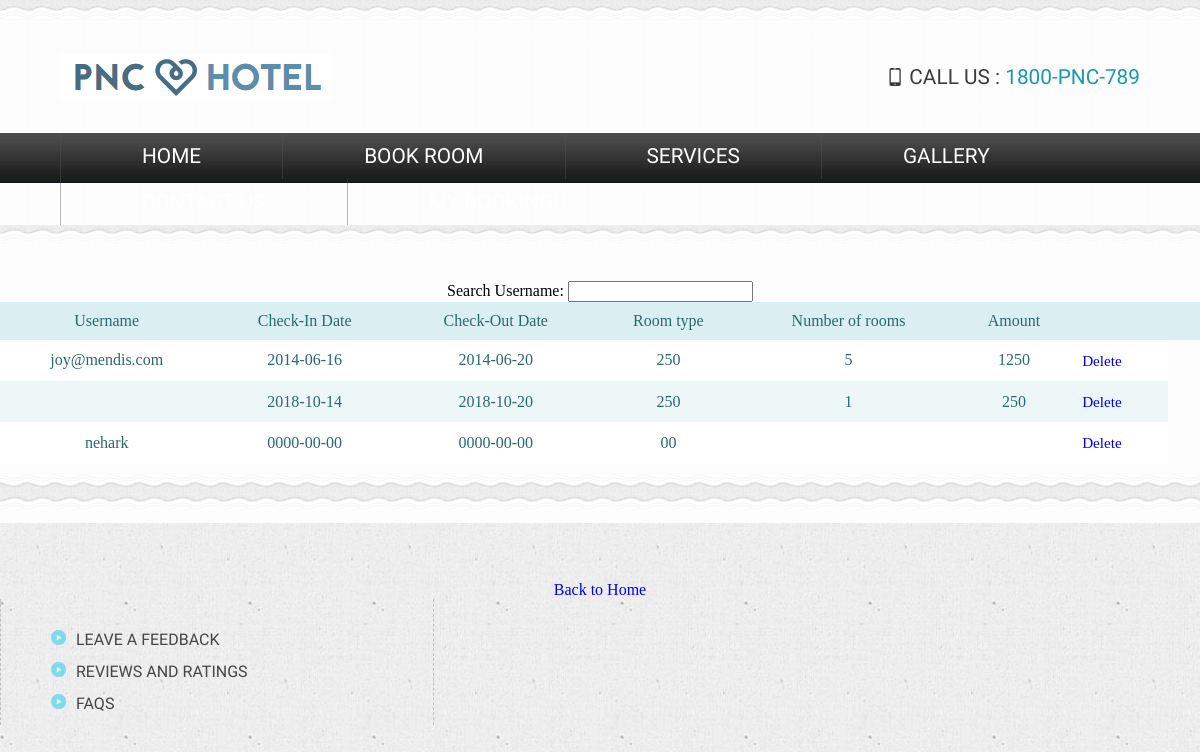
Page /adminlogin.php on the committed database.
### tables this page shows
CREATE TABLE `roomdetail` (
  `id` int(11) NOT NULL,
  `username` varchar(50) NOT NULL,
  `checkin_date` date NOT NULL,
  `checkout_date` date NOT NULL,
  `room_type` varchar(50) NOT NULL,
  `no_of_room` varchar(50) NOT NULL,
  `amount` varchar(50) NOT NULL
);

### adminlogin.php (the view, shortened to what this page needs)
<!DOCTYPE html>
<html>
<head>
		<link href="css/style.css" rel="stylesheet" type="text/css"  media="all" />
		<link rel="stylesheet" href="css/responsiveslides.css">
</head>
<body>
<div class="header">
				<div class="content-box">
				<div class="wrap">
					<div class="header-top">
						<div class="logo">
							<a href="home.php"><img src="images/logo2.png" title="logo" /></a>
						</div>
						<div class="contact-info">
						<p><br></p>
							<p class="phone">Call us : <a>1800-PNC-789</a></p>
						</div>
					</div>
				</div>
				<div class="header-top-nav">
					<div class="wrap">
						<ul>
							<li><a href="home.php">Home</a></li>
							<?php if( $_SESSION['username'] == 'admin') {  ?>
							<li><a href="view.php">User Records</a></li>
							<?php } else { ?>
							<li><a href="registration.php">Book Room</a></li>
							<?php } ?>
							<?php if( $_SESSION['username'] == 'admin') {  ?>
							<li><a class="active" href="adminlogin.php">User Bookings</a></li>
							<?php } else { ?>
							<li><a href="services.php">Services</a></li>
							<li><a href="gallery.php">Gallery</a></li>
							<li><a href="contact.php">Contact Us</a></li>
							<li><a href="history.php">My Bookings</a></li>
							<?php } ?>
						</ul>
					</div>
				</div>
			</div>
	<div class="content-grids">
	<form align="center">
	<b>Search Username:</b> <input type="text" onkeyup="showHint(this.value)">
	</form>
		<?php
			require('connectdb.php');
			$tbl_name="roomdetail";
			mysqli_select_db($con,"pnc")or die("cannot select DB");
			$sql="SELECT * FROM $tbl_name ";
			$result=mysqli_query($con,$sql) or trigger_error(mysql_error.$sql);
			echo "<div class='table-users'>";
			echo "<table cellspacing='0' align='center'>
			<tr>
			<th><strong>Username</strong></th>
			<th><strong>Check-In Date</strong></th>
			<th><strong>Check-Out Date</strong></th>
			<th><strong>Room type</strong></th>
			<th><strong>Number of rooms</strong></th>
			<th><strong>Amount</strong></th><th></th> <th></th>
			</tr>";
			while($row = mysqli_fetch_array($result))
			{
			echo "<tr>";
			echo "<td>" . $row['username'] . "</td>";
			echo "<td>" . $row['checkin_date'] . "</td>";
			echo "<td>" . $row['checkout_date'] . "</td>";
			echo "<td>" . $row['room_type'] . "</td>";
			echo "<td>" . $row['no_of_room'] . "</td>";
			echo "<td>" . $row['amount'] . "</td>";
			echo '<td><a href="addelete.php?username=' . $row['username'] . '">Delete</a></td>';
			echo "</tr>";
			}
			echo "</table></div>";
		?>
		</div>
<p><br><center><a href="home.php" class="button"><strong>Back to Home</strong></a></center></p>
<div class="box center-box">
					<ul>
						<li><a >Leave a Feedback</a></li>
						<li><a >Reviews and Ratings</a></li>
						<li><a >FAQs</a></li>
					</ul>
				</div>
</body>
</html>

### css/style.css (style rules this page uses)
html,body,div,span,applet,object,iframe,h1,h2,h3,h4,h5,h6,p,blockquote,pre,a,abbr,acronym,address,big,cite,code,del,dfn,em,img,ins,kbd,q,s,samp,small,strike,strong,sub,sup,tt,var,b,u,i,dl,dt,dd,ol,nav ul,nav li,fieldset,form,label,legend,table,caption,tbody,tfoot,thead,tr,th,td,article,aside,canvas,details,embed,figure,figcaption,footer,header,hgroup,menu,nav,output,ruby,section,summary,time,mark,audio,video { margin:0;padding:0;border:0;font-size:100%;font:inherit;vertical-align:baseline; }
ol,ul { list-style:none;margin:0px;padding:0px; }
table { border-collapse:collapse;border-spacing:0; }
a { text-decoration:none; }
img { max-width:100%; }
body { background: url(../images/box-bg.png); }
.wrap { width:80%; margin:0 auto; }
.header { background: url(../images/box1.png) repeat-x; }
.header-top { padding: 41px 0 30px 0; }
.logo { float:left; margin-top: 0.8em; }
.contact-info { float:right; }
.contact-info p { font-family: 'PT Sans Narrow', sans-serif; font-size: 1.3em; font-weight: 400; color: #3B3B3B; text-transform: uppercase; }
.contact-info p a { color:#1b98b1; transition: 0.5s ease; -o-transition: 0.5s ease; -webkit-transition: 0.5s ease; }
.header-top-nav ul li { display: inline-block; border-left: 1px solid rgba(85, 85, 85, 0.41); float: left; }
.header-top-nav ul li a { color: #FFF; font-family: 'PT Sans Narrow', sans-serif; font-size: 1.3em; font-weight: 400; text-transform: uppercase; display: block; padding: 11px 95.5px; transition: 0.5s ease; -o-transition: 0.5s ease; -webkit-transition: 0.5s ease; }
.header-top-nav { background: url(../images/top-nav-bg.png) repeat-x; }
.phone:before { content: url(../images/phone.png); vertical-align: middle; padding: 0px 5px 0px 0px; }
.content-grids { padding: 3.5em 0 3.7em 0; background: url(../images/box.png); margin:0 0 40px 0px; }
.box { width: 29.33%; float: left; }
.center-box { border-right: 1px dashed silver; border-left: 1px dashed silver; padding: 0px 40px; margin-right: 40px; }
.center-box ul li { display: block; padding: 0px 0px 10px 0px; }
.center-box ul li a { font-family: 'PT Sans Narrow', sans-serif; font-size: 18px; line-height: 22px; text-transform: uppercase; color: #454545; -webkit-transition: all 0.3s ease-out; -moz-transition: all 0.3s ease-out; -ms-transition: all 0.3s ease-out; -o-transition: all 0.3s ease-out; transition: all 0.3s ease-out; font-family: 'PT Sans Narrow', sans-serif; }
.center-box ul li:before { content:url(../images/marker.png); padding: 10px; }
.center-box ul { margin-top:30px; }
@media only screen and (max-width: 1280px) and (min-width: 1024px) { .wrap { width:90%; } }
@media only screen and (max-width: 1280px) and (min-width: 1024px) { .header-top-nav ul li a { padding: 11px 81px; } }
@media only screen and (max-width: 1280px) and (min-width: 1024px) { .center-box ul li a { font-size: 16px; } }

### adminlogin.php (style rules this page uses)
table { width: 100%; }
table td, table th { color: #2b686e; padding: 10px; }
table td { text-align: center; vertical-align: middle; }
table td:last-child { font-size: 0.95em; line-height: 1.4; text-align: left; }
table th { background-color: #daeff1; font-weight: 300; }
table tr:nth-child(2n) { background-color: white; }
table tr:nth-child(2n+1) { background-color: #edf7f8; }

### rows in the picture
roomdetail: username "joy@mendis.com", checkin_date "2014-06-16", checkout_date "2014-06-20", room_type "250", no_of_room "5", amount "1250"
roomdetail: checkin_date "2018-10-14", checkout_date "2018-10-20", room_type "250", no_of_room "1", amount "250"
roomdetail: username "nehark", checkin_date "0000-00-00", checkout_date "0000-00-00", room_type "00"
